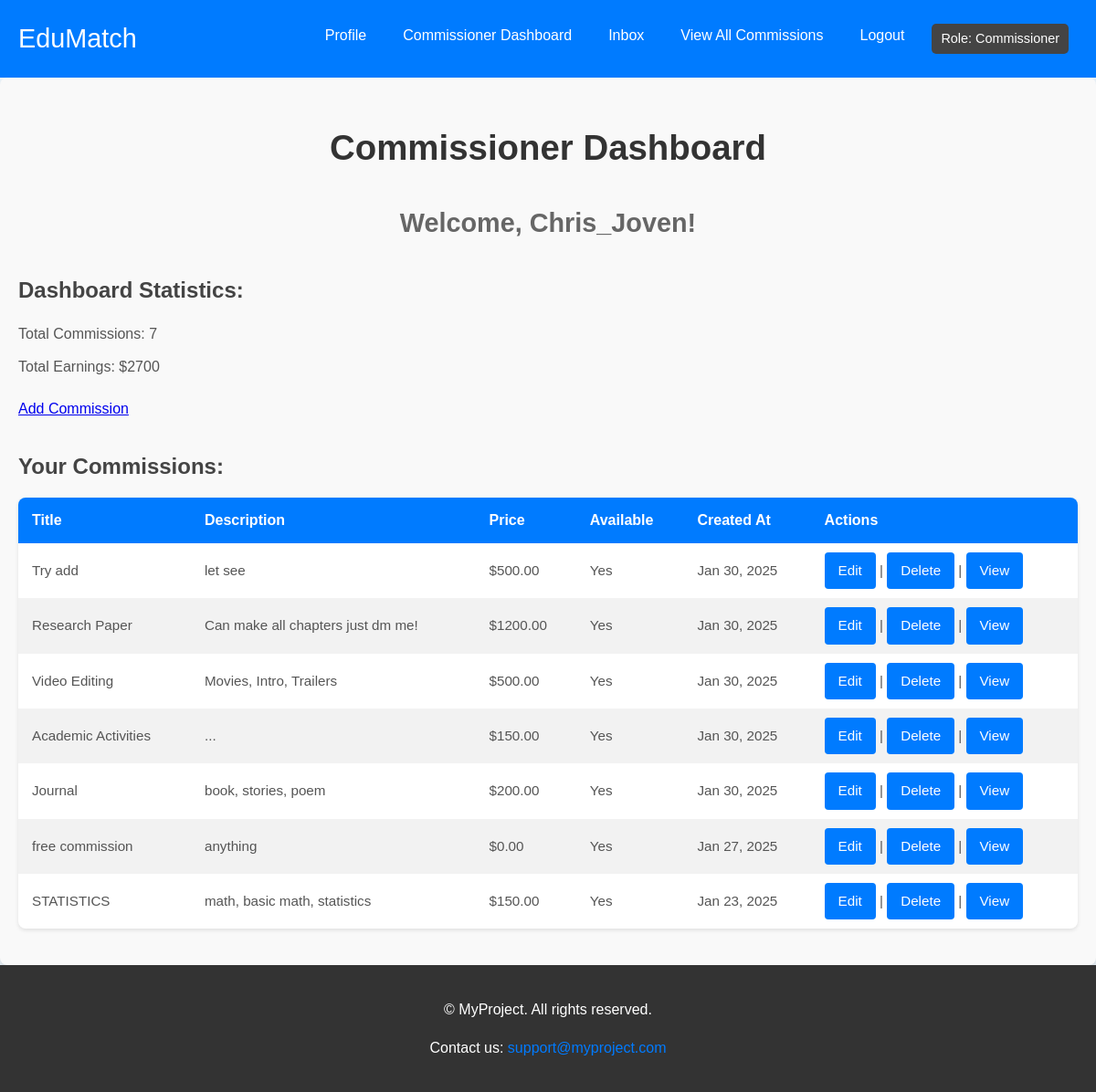
Screenshot of /commissioner/dashboard/ (signed in) with the database file from the repository.
### app/models.py (models this page shows, shortened)
class CustomUser(AbstractUser):
    ROLE_CHOICES = (
        ('student', 'Student'),
        ('commissioner', 'Commissioner'),
    )
    role = models.CharField(max_length=20, choices=ROLE_CHOICES, default='student')

class Commission(models.Model):
    title = models.CharField(max_length=150)
    description = models.TextField()
    commissioner = models.ForeignKey(settings.AUTH_USER_MODEL, on_delete=models.CASCADE, related_name='commissions_created')
    price = models.DecimalField(max_digits=10, decimal_places=2)
    available = models.BooleanField(default=True)
    created_at = models.DateTimeField(auto_now_add=True)
    class Meta:
        ordering = ['-created_at']
    objects = CommissionQuerySet.as_manager()  # Use the custom QuerySet

### app/views.py (the view)
# urls.py: path('commissioner/dashboard/', views.commissioner_dashboard, name='commissioner-dashboard'),
@login_required
def commissioner_dashboard(request):
    if request.user.role != 'commissioner':
        return redirect('some_error_page')
    commissions = Commission.objects.filter(commissioner=request.user)
    total_commissions = commissions.count()
    total_earnings = commissions.aggregate(total=models.Sum('price'))['total'] or 0
    context = {
        'title': 'Commissioner Dashboard',
        'commissioner_name': request.user.first_name,
        'commissions': commissions,
        'total_commissions': total_commissions,
        'total_earnings': total_earnings,
    }
    return render(request, 'app/commissioner/commissioner_dashboard.html', context)

### app/templates/app/commissioner/commissioner_dashboard.html
{% extends 'app/base.html' %}
{% block content %}
<div class="dashboard-container">
    <h1>{{ title }}</h1>
    <h3>Welcome, {{ user.username }}!</h3>
    <div class="statistics">
        <h4>Dashboard Statistics:</h4>
        <ul>
            <li>Total Commissions: {{ total_commissions }}</li>
            <li>Total Earnings: ${{ total_earnings }}</li>
        </ul>
    </div>
    <p><a href="{% url 'commission-create'%}">Add Commission</a></p>
    <div class="commissions">
        <h4>Your Commissions:</h4>
        <table>
            <thead>
                <tr>
                    <th>Title</th>
                    <th>Description</th>
                    <th>Price</th>
                    <th>Available</th>
                    <th>Created At</th>
                    <th>Actions</th>
                </tr>
            </thead>
            <tbody>
                {% for commission in commissions %}
                <tr>
                    <td data-label="Title">{{ commission.title }}</td>
                    <td data-label="Description">{{ commission.description|truncatechars:50 }}</td>
                    <td data-label="Price">${{ commission.price }}</td>
                    <td data-label="Available">{{ commission.available|yesno:"Yes,No" }}</td>
                    <td data-label="Created At">{{ commission.created_at|date:"M d, Y" }}</td>
                    <td data-label="Actions">
                        <a href="{% url 'commission-update' commission.pk %}">Edit</a> |
                        <a href="{% url 'commission-delete' commission.pk %}">Delete</a> |
                        <a href="{% url 'commission-detail' commission.pk %}">View</a>
                    </td>
                </tr>
                {% empty %}
                <tr>
                    <td colspan="6">No commissions found!</td>
                </tr>
                {% endfor %}
            </tbody>
        </table>
    </div>
</div>
{% endblock %}

### static/css/style.css (style rules this page uses)
body { font-family: Arial, sans-serif; line-height: 1.6; margin: 0; padding: 0; box-sizing: border-box; background: #EAF2F8; color: #333; }
.dashboard-container { max-width: 1200px; margin: 0 auto; padding: 20px; background-color: #f9f9f9; border-radius: 8px; box-shadow: 0 4px 6px rgba(0, 0, 0, 0.1); }
.dashboard-container h1 { font-size: 2.4rem; color: #333; margin-bottom: 10px; text-align: center; }
.dashboard-container h3 { font-size: 1.8rem; color: #666; text-align: center; margin-bottom: 20px; }
.statistics h4, .commissions h4 { font-size: 1.5rem; color: #444; margin-bottom: 15px; }
.statistics ul { list-style: none; padding: 0; margin-bottom: 20px; }
.statistics ul li { font-size: 1rem; color: #555; margin: 10px 0; }
.statistics a, .commissions a { display: inline-block; padding: 8px 15px; background-color: #007bff; color: #fff; border-radius: 4px; text-decoration: none; font-size: 0.95rem; transition: background-color 0.3s; }
table { width: 100%; border-collapse: collapse; margin-bottom: 20px; background-color: #ffffff; border-radius: 8px; overflow: hidden; box-shadow: 0 2px 4px rgba(0, 0, 0, 0.1); }
thead tr { background-color: #007bff; color: #fff; }
thead th { padding: 12px 15px; font-size: 1rem; text-align: left; }
tbody tr:nth-child(even) { background-color: #f2f2f2; }
tbody td { padding: 10px 15px; font-size: 0.95rem; color: #555; text-align: left; vertical-align: middle; }
tbody td a { color: #007bff; text-decoration: none; }

### static/css/conversation.css (style rules this page uses)
body { background-color: #F5F5F5; font-family: 'Arial', sans-serif; }

### rows the page displays
CustomUser: username "Chris_Joven"
Commission: title "Try add", description "let see", price "500.00", available "Yes", created_at "Jan 30, 2025"
Commission: title "Research Paper", description "Can make all chapters just dm me!", price "1200.00", available "Yes", created_at "Jan 30, 2025"
Commission: title "Video Editing", description "Movies, Intro, Trailers", price "500.00", available "Yes", created_at "Jan 30, 2025"
Commission: title "Academic Activities", description "...", price "150.00", available "Yes", created_at "Jan 30, 2025"
Commission: title "Journal", description "book, stories, poem", price "200.00", available "Yes", created_at "Jan 30, 2025"
Commission: title "free commission", description "anything", price "0.00", available "Yes", created_at "Jan 27, 2025"
Commission: title "STATISTICS", description "math, basic math, statistics", price "150.00", available "Yes", created_at "Jan 23, 2025"

### other values shown
{{ title }} "Commissioner Dashboard"
{{ total_commissions }} "7"
{{ total_earnings }} "2700"
